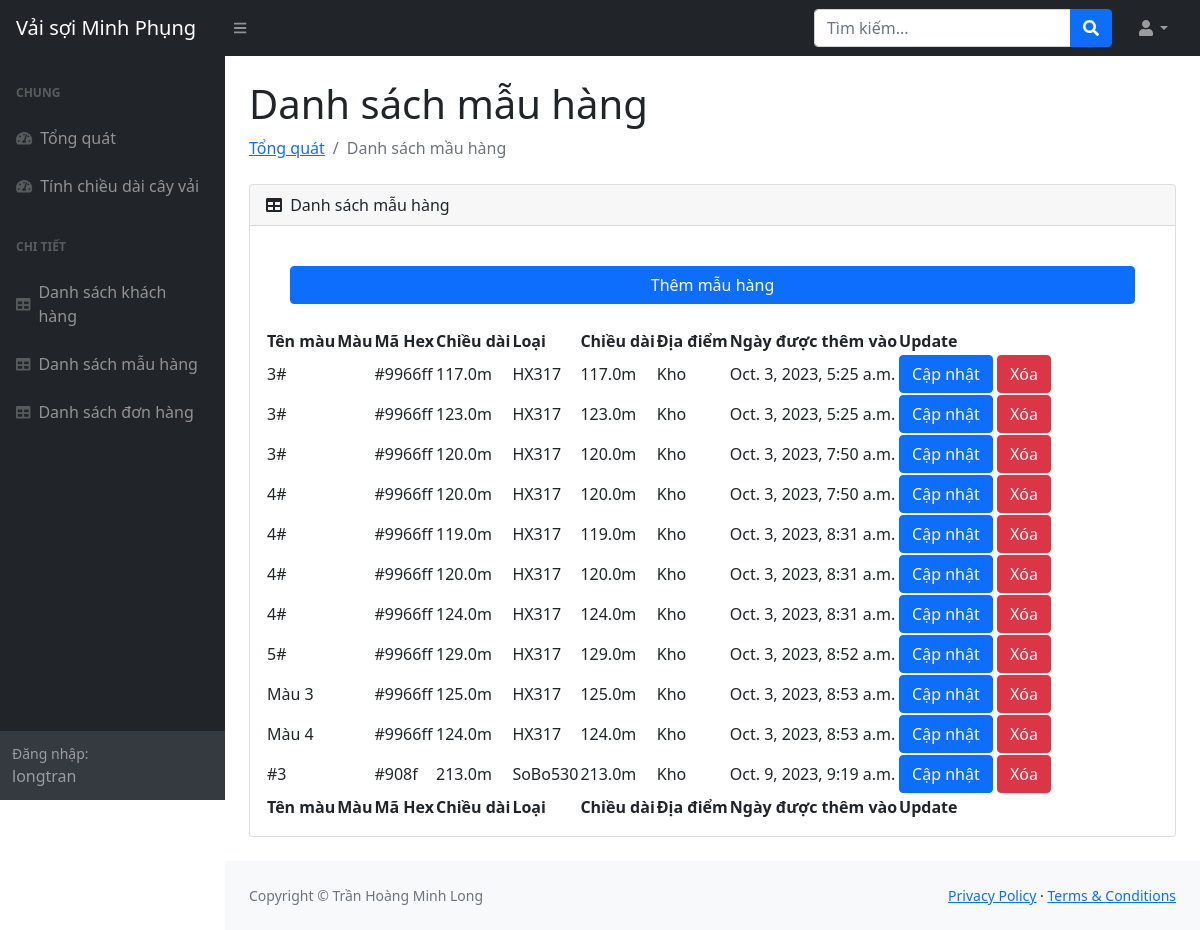
The page /productTable (signed in) on the database its author committed.
### management/models.py (models this page shows, shortened)
class Product(models.Model):
    measurement_unit_choices = [
        ('m', 'meter'),
        ('y', 'yard'),
    ]
    product_id = models.BigAutoField(primary_key=True)
    color = models.CharField(max_length=64)
    hexcolor = models.CharField(max_length=64)
    length = models.FloatField()
    measurement_unit = models.CharField(max_length = 64, choices = measurement_unit_choices)
    type = models.CharField(max_length=64)
    location = models.CharField(max_length=64, null=True)
    measurement_unit = models.CharField(max_length=64, choices=measurement_unit_choices)
    product_date = models.DateTimeField(auto_now_add=True, null=True)

### management/decorators.py (the view)
        def wrapper_func(request, *args, **kwargs):
            group = None
            if request.user.groups.exists():
                group = request.user.groups.all()[0].name
            if group in allowed_roles:
                return view_func(request, *args, **kwargs)
            else:
                return HttpResponse("Bạn không có quyền truy cập")

### management/views.py (called while the page is built)
@login_required(login_url="login")
@allowed_users(allowed_roles=["admin"])
def productTable(request):
    product = Product.objects.all()
    context = {
        "product": product,
    }
    return render(request, "management/tables/productTable.html", context)

### management/templates/management/tables/productTable.html
{% extends 'management/main.html' %} {%block content%}
<main>
  <div class="container-fluid px-4">
    <h1 class="mt-4">Danh sách mẫu hàng</h1>
    <ol class="breadcrumb mb-4">
      <li class="breadcrumb-item"><a href="home">Tổng quát</a></li>
      <li class="breadcrumb-item active">Danh sách mầu hàng</li>
    </ol>
    <div class="card mb-4">
      <div class="card-header">
        <i class="fas fa-table me-1"></i>
        Danh sách mẫu hàng
      </div>
      <div class="card-body">
        <div class="d-grid gap-2">
          <a
            href="{% url 'formProduct'%}"
            class="m-4 btn btn-primary"
            role="button"
            >Thêm mẫu hàng</a
          >
        </div>
        <table id="datatablesSimple">
          <thead>
            <tr>
              <th>Tên màu</th>
              <th>Màu</th>
              <th>Mã Hex</th>
              <th>Chiều dài</th>
              <th>Loại</th>
              <th>Chiều dài</th>
              <th>Địa điểm</th>
              <th>Ngày được thêm vào</th>
              <th>Update</th>
            </tr>
          </thead>
          <tfoot>
            <tr>
              <th>Tên màu</th>
              <th>Màu</th>
              <th>Mã Hex</th>
              <th>Chiều dài</th>
              <th>Loại</th>
              <th>Chiều dài</th>
              <th>Địa điểm</th>
              <th>Ngày được thêm vào</th>
              <th>Update</th>
            </tr>
          </tfoot>
          <tbody>
            {% for product in product %}
            <tr>
              <td>{{product.color}}</td>
              <td style="background-color:#{{product.hexcolor}};"></td>
              <td>{{product.hexcolor}}</td>
              <td>{{product.length}}{{product.measurement_unit}}</td>
              <td>{{product.type}}</td>
              <td>{{product.length}}{{product.measurement_unit}}</td>
              <td>{{product.location}}</td>
              <td>{{product.product_date}}</td>
              <td>
                <a
                  href="{% url 'updateProduct' product.product_id %}"
                  class="btn btn-primary"
                  >Cập nhật</a
                >
                <a
                  href="{% url 'deleteProduct' product.product_id %}"
                  class="btn btn-danger"
                  >Xóa</a
                >
              </td>
            </tr>
            {% endfor %}
          </tbody>
        </table>
      </div>
    </div>
  </div>
</main>
{%endblock%}

### management/templates/management/sidenavbar.html (shortened to what this page needs)
<div id="layoutSidenav_nav">
  <nav class="sb-sidenav accordion sb-sidenav-dark" id="sidenavAccordion">
    <div class="sb-sidenav-menu">
      <div class="nav">
        <div class="sb-sidenav-menu-heading">Chung</div>
        <a class="nav-link" href="{% url "home"%}">
          <div class="sb-nav-link-icon">
            <i class="fas fa-tachometer-alt"></i>
          </div>
          Tổng quát
        </a>
        <a class="nav-link" href="{% url "lengthCalculator"%}">
          <div class="sb-nav-link-icon">
            <i class="fas fa-tachometer-alt"></i>
          </div>
          Tính chiều dài cây vải
        </a>
        <div class="sb-sidenav-menu-heading">Chi tiết</div>
        <a class="nav-link" href="{% url 'customerTable' %}">
          <div class="sb-nav-link-icon"><i class="fas fa-table"></i></div>
          Danh sách khách hàng
        </a>
        <a class="nav-link" href="{% url 'productTable' %}">
          <div class="sb-nav-link-icon"><i class="fas fa-table"></i></div>
          Danh sách mẫu hàng
        </a>
        <a class="nav-link" href="{% url 'orderTable' %}">
          <div class="sb-nav-link-icon"><i class="fas fa-table"></i></div>
          Danh sách đơn hàng
        </a>
      </div>
    </div>
    <div class="sb-sidenav-footer">
      <div class="small">Đăng nhập:</div>
      {{request.user}}
    </div>
  </nav>
</div>

### rows shown on the page
Product: color "3#", hexcolor "#9966ff", length "117.0", measurement_unit "m", type "HX317", location "Kho", product_date "Oct. 3, 2023, 5:25 a.m."
Product: color "3#", hexcolor "#9966ff", length "123.0", measurement_unit "m", type "HX317", location "Kho", product_date "Oct. 3, 2023, 5:25 a.m."
Product: color "3#", hexcolor "#9966ff", length "120.0", measurement_unit "m", type "HX317", location "Kho", product_date "Oct. 3, 2023, 7:50 a.m."
Product: color "4#", hexcolor "#9966ff", length "120.0", measurement_unit "m", type "HX317", location "Kho", product_date "Oct. 3, 2023, 7:50 a.m."
Product: color "4#", hexcolor "#9966ff", length "119.0", measurement_unit "m", type "HX317", location "Kho", product_date "Oct. 3, 2023, 8:31 a.m."
Product: color "4#", hexcolor "#9966ff", length "120.0", measurement_unit "m", type "HX317", location "Kho", product_date "Oct. 3, 2023, 8:31 a.m."
Product: color "4#", hexcolor "#9966ff", length "124.0", measurement_unit "m", type "HX317", location "Kho", product_date "Oct. 3, 2023, 8:31 a.m."
Product: color "5#", hexcolor "#9966ff", length "129.0", measurement_unit "m", type "HX317", location "Kho", product_date "Oct. 3, 2023, 8:52 a.m."
Product: color "Màu 3", hexcolor "#9966ff", length "125.0", measurement_unit "m", type "HX317", location "Kho", product_date "Oct. 3, 2023, 8:53 a.m."
Product: color "Màu 4", hexcolor "#9966ff", length "124.0", measurement_unit "m", type "HX317", location "Kho", product_date "Oct. 3, 2023, 8:53 a.m."
Product: color "#3", hexcolor "#908f", length "213.0", measurement_unit "m", type "SoBo530", location "Kho", product_date "Oct. 9, 2023, 9:19 a.m."

### other values the page prints
{{ request.user }} "longtran"
